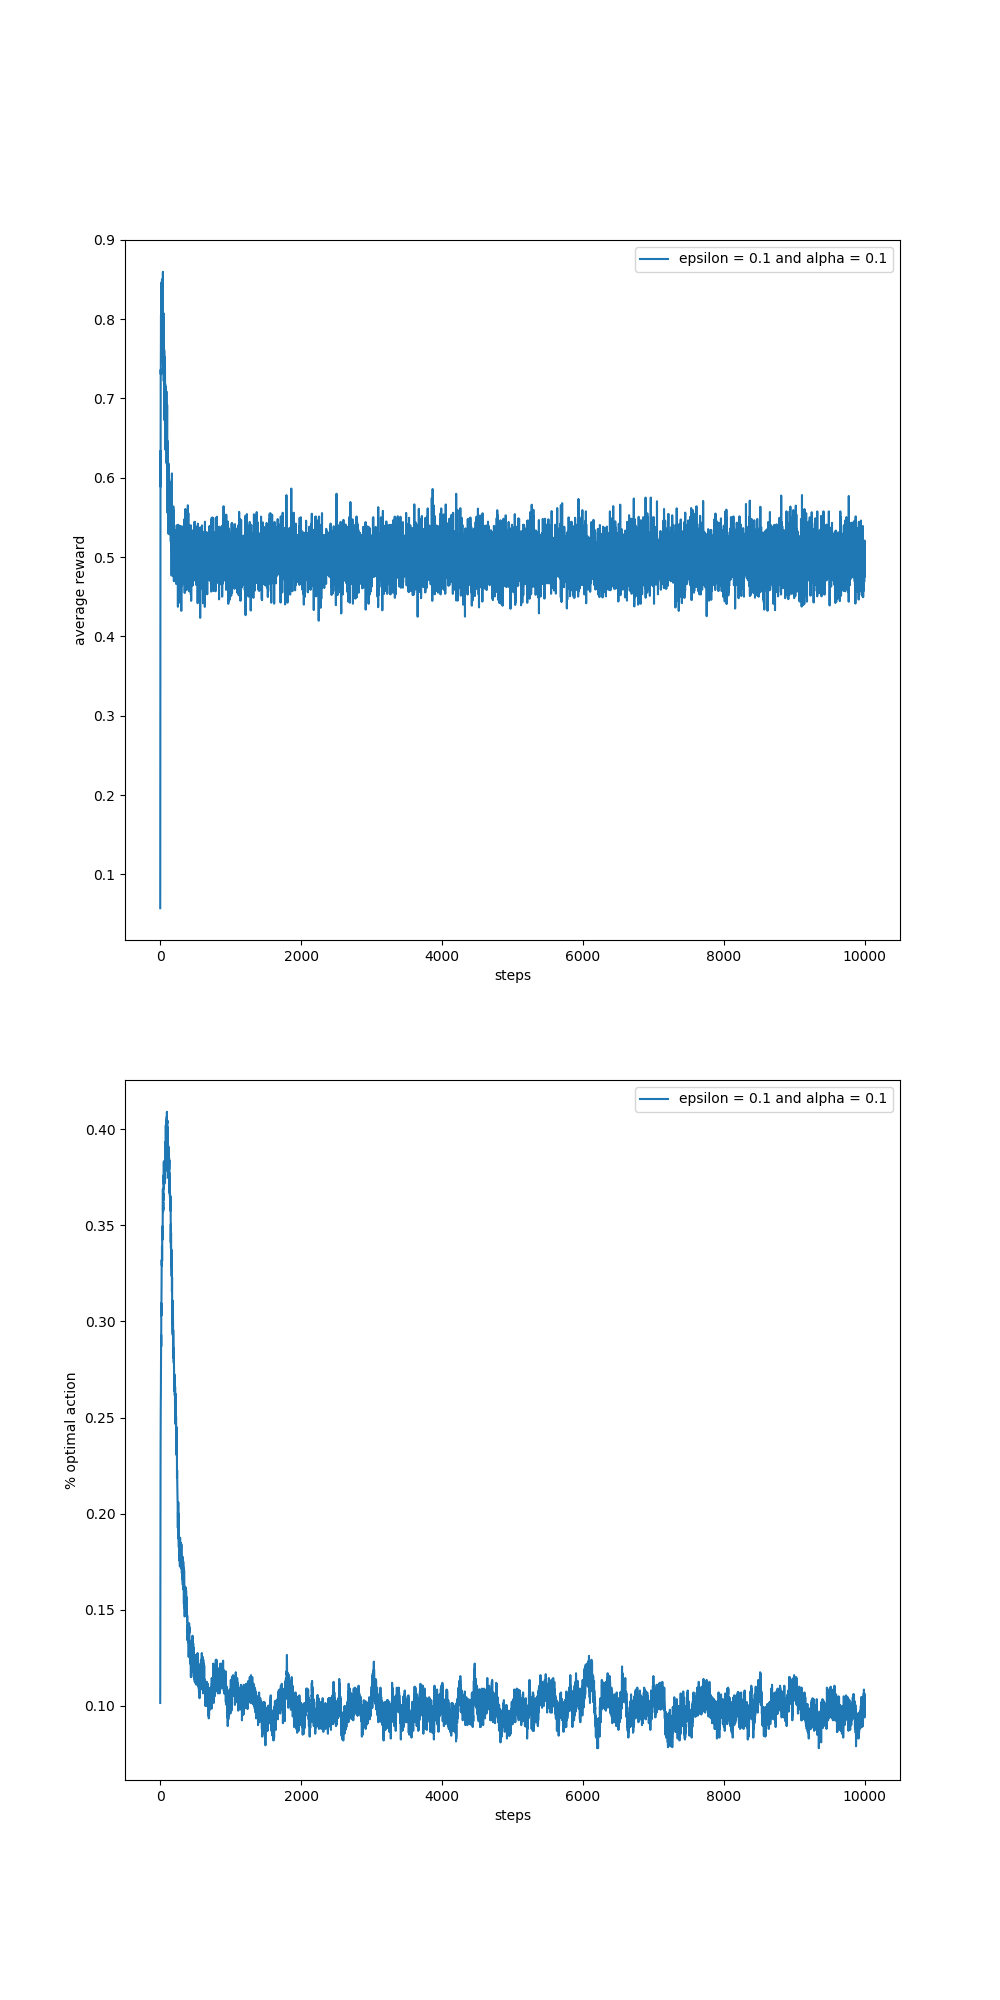

Reproduce this figure in Python.

# coding: utf-8

# In[13]:


import matplotlib.pyplot as plt
import numpy as np
from tqdm import tqdm


# In[14]:


class MultiArmedBanditNonStationaryEpsilonGreedy:
    def __init__(self, k, epsilon, alpha):
        self.k = k
        self.epsilon = epsilon
        self.alpha = alpha

    def reset(self):
        self.time = 0
        self.q_true = np.random.randn(self.k)
        self.q_estimate = np.zeros(self.k)
        self.action_count = np.zeros(self.k)
        self.best_action = np.argmax(self.q_true)

    def act(self):
        if np.random.rand() < self.epsilon:
            return np.random.choice(np.arange(self.k))
        return np.argmax(self.q_estimate)

    def step(self, action):
        self.time += 1
        reward = np.random.randn() + self.q_true[action]
        self.action_count[action] += 1
        self.q_estimate[action] += self.alpha * (reward - self.q_estimate[action])
        return reward


# In[15]:


def simulate(bandit, runs, time):
    best_action_counts = np.zeros((runs, time))
    rewards = np.zeros((runs, time))
    for r in tqdm(range(runs)):
        bandit.reset()
        for t in range(time):
            action = bandit.act()
            if action == bandit.best_action:
                best_action_counts[r, t] = 1
            rewards[r, t] = bandit.step(action)
            for i in range(bandit.k):
                if bandit.q_true[i] < 0.5:
                    bandit.q_true[i] += 0.01
                else:
                    bandit.q_true[i] -= 0.01
    return rewards.mean(axis=0), best_action_counts.mean(axis=0)


# In[16]:


runs = 2000
time = 10000
arms = 10

bandit = MultiArmedBanditNonStationaryEpsilonGreedy(arms, 0.1, 0.1)


# In[17]:


rewards, best_action_counts = simulate(bandit, runs, time)


# In[18]:


plt.figure(figsize=(10, 20))

# average reward vs steps
plt.subplot(2, 1, 1)
plt.xlabel('steps')
plt.ylabel('average reward')

plt.plot(rewards, label='epsilon = 0.1 and alpha = 0.1')
plt.legend()

# optimal action vs steps
plt.subplot(2, 1, 2)
plt.xlabel('steps')
plt.ylabel('% optimal action')

plt.plot(best_action_counts, label='epsilon = 0.1 and alpha = 0.1')
plt.legend()

plt.savefig('./figures/q5.png')
plt.close()

